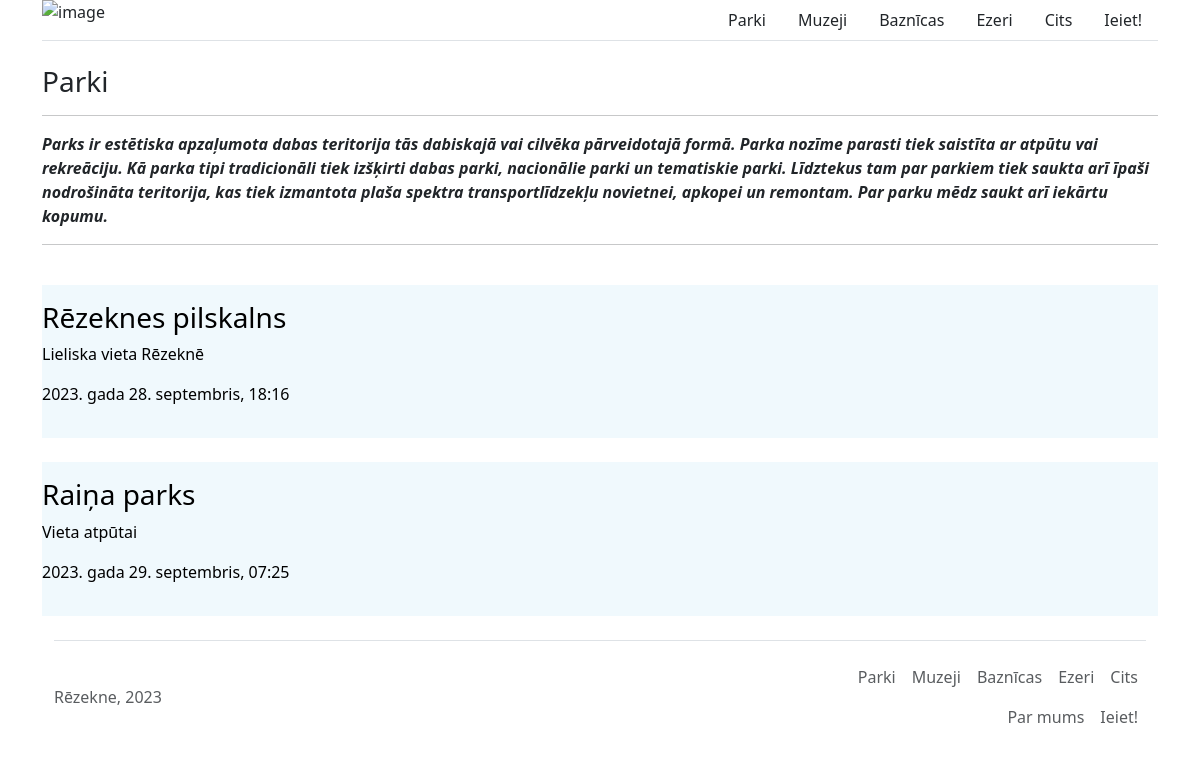
The page /parks/ on the database as committed earlier.
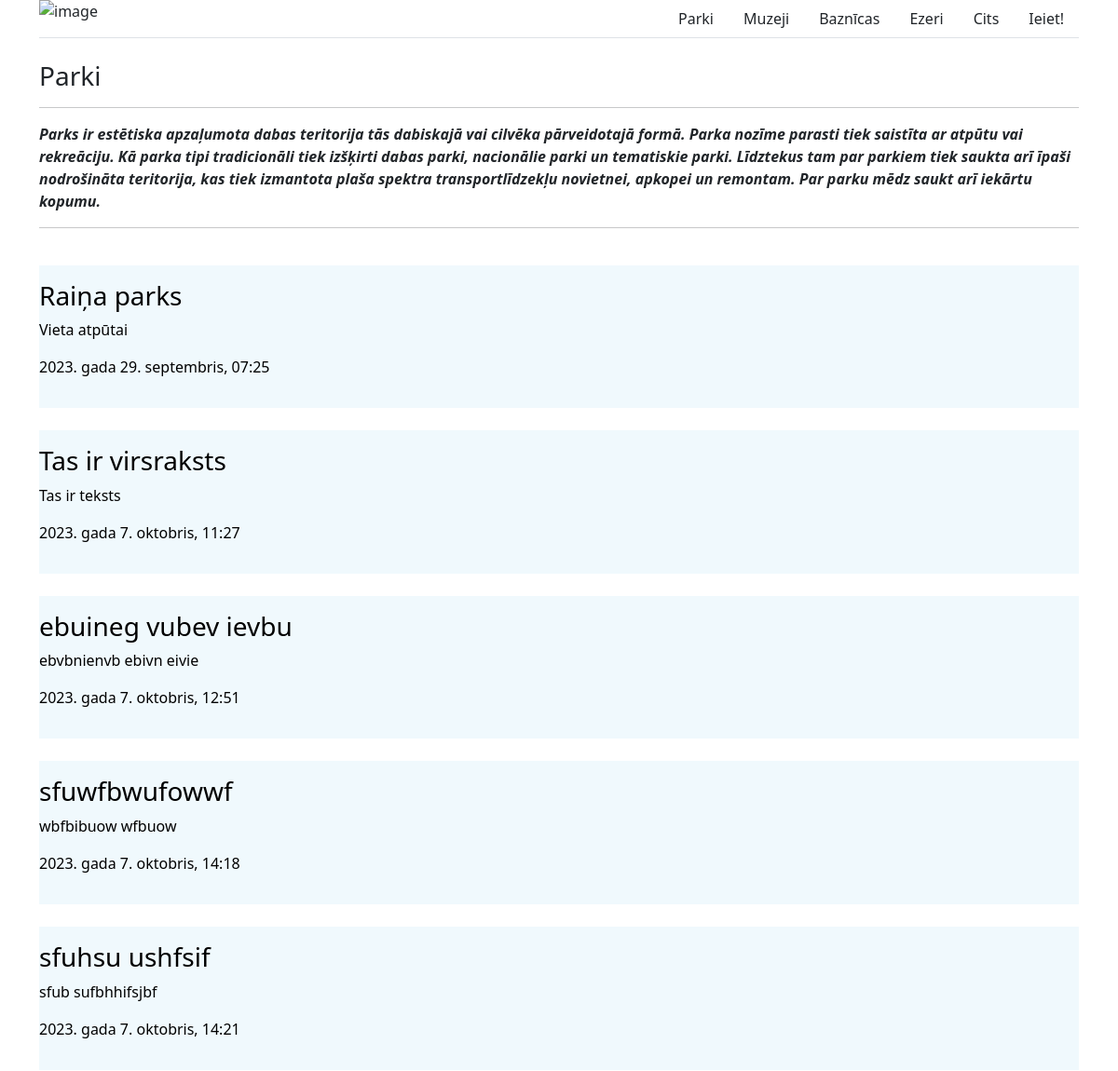
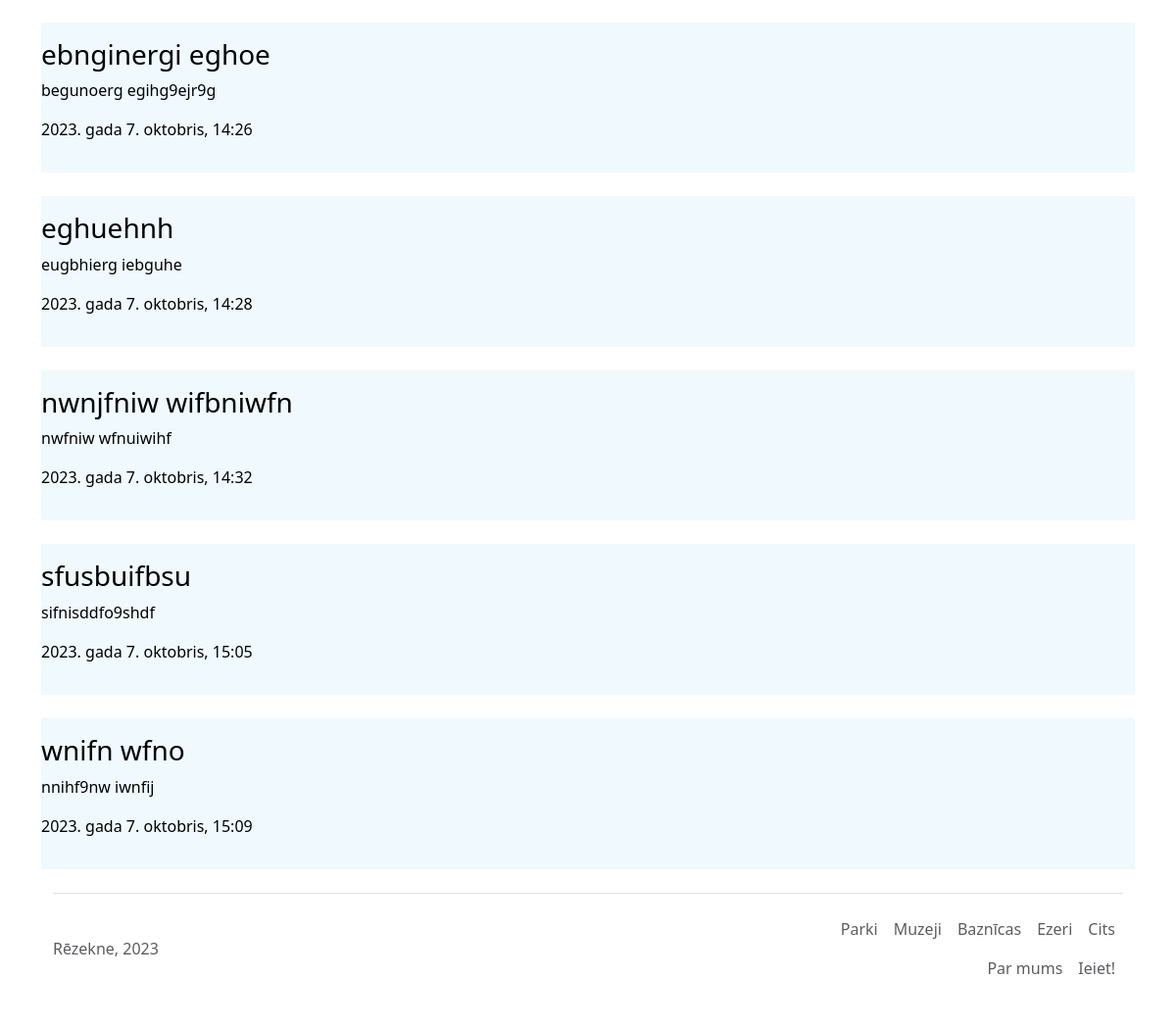
The same page on the database as committed later (2 pictures, top to bottom).
### main/models.py (models this page shows, shortened)
class Article(models.Model):
    title = models.CharField(max_length=60)
    text = HTMLField()
    category = models.ForeignKey(Category, on_delete=models.CASCADE, blank=True, null=True)
    author = models.ForeignKey(User, on_delete=models.CASCADE, blank=True, null=True)
    pub_date = models.DateTimeField(auto_now_add=True, blank=True, null=True)

### main/views.py (the view)
# urls.py: path("parks/", views.parks_category, name="parks"),
def parks_category(request):
    category = Category.objects.get(title='Parki')
    articles = Article.objects.filter(category = category)
    return render(request, "parks.html", {"category": category, "articles": articles})

### main/template/parks.html (shortened to what this page needs)
{% extends 'base.html' %}
{% block content %}
    <h3>{{ category.title }}</h3>
    <hr>
    <p style="font-weight: bold; font-style: italic;">{{category.description}}</p>
    <hr><br>
    {% for article in articles %}
    <div class="article-item py-3 mb-4" style="background-color: rgb(240, 249, 253);">
     <a href="{% url 'article' article.id %}" class="article-link">
         <h3>{{ article.title }}</h3>
         <p>{{article.text|safe}}</p>
         <p>{{ article.pub_date }}</p>
     </a>
    </div>
     {% endfor %}
{% endblock content %}

Rows that differ between the two databases and show on the page:
no longer on this page (row edited): Article: title "Rēzeknes pilskalns", text "Lieliska vieta Rēzeknē", pub_date "2023. gada 28. septembris, 18:16"
now on this page (row edited): Article: title "Tas ir virsraksts", text "Tas ir teksts", pub_date "2023. gada 7. oktobris, 11:27"
added Article: title "ebuineg vubev ievbu", text "ebvbnienvb ebivn eivie", pub_date "2023. gada 7. oktobris, 12:51"
added Article: title "sfuwfbwufowwf", text "wbfbibuow wfbuow", pub_date "2023. gada 7. oktobris, 14:18"
added Article: title "sfuhsu ushfsif", text "sfub sufbhhifsjbf", pub_date "2023. gada 7. oktobris, 14:21"
added Article: title "ebnginergi eghoe", text "begunoerg egihg9ejr9g", pub_date "2023. gada 7. oktobris, 14:26"
added Article: title "eghuehnh", text "eugbhierg iebguhe", pub_date "2023. gada 7. oktobris, 14:28"
added Article: title "nwnjfniw wifbniwfn", text "nwfniw wfnuiwihf", pub_date "2023. gada 7. oktobris, 14:32"
added Article: title "sfusbuifbsu", text "sifnisddfo9shdf", pub_date "2023. gada 7. oktobris, 15:05"
added Article: title "wnifn wfno", text "nnihf9nw iwnfij", pub_date "2023. gada 7. oktobris, 15:09"
